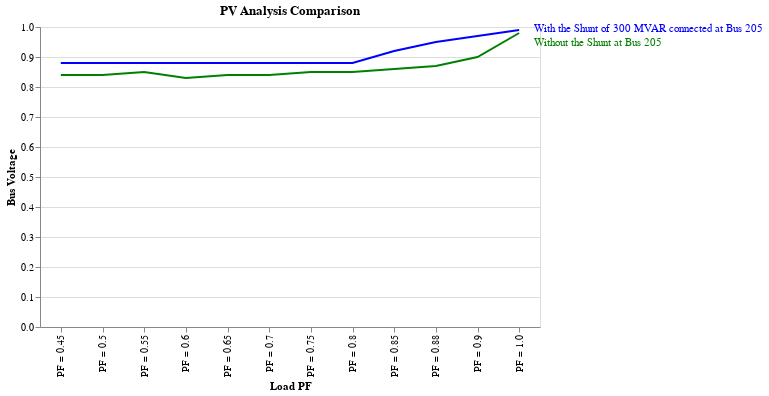

The cell this chart's notebook holds for it:
### Code cell
function_plot('Bus Voltage_x','Bus Voltage_y','Bus Voltage')

### Figure 1 — Vega-Lite specification as saved in the notebook (floating-point values rounded to 4 significant figures)
{"config": {"view": {"continuousWidth": 300, "continuousHeight": 300}}, "layer": [{"mark": {"type": "line", "color": "blue"}, "encoding": {"x": {"field": "load_PF", "title": "Load PF", "type": "nominal"}, "y": {"field": "Bus Voltage_x", "title": "Bus Voltage", "type": "quantitative"}}, "title": "PV Analysis Comparison"}, {"mark": {"type": "text", "align": "left", "color": "blue", "dx": 15, "dy": -1}, "encoding": {"text": {"condition": {"test": "(datum.load_PF === 'PF = 1.0')", "value": "With the Shunt of 300 MVAR connected at Bus 205"}, "value": ""}, "x": {"field": "load_PF", "title": "Load PF", "type": "nominal"}, "y": {"field": "Bus Voltage_x", "title": "Bus Voltage", "type": "quantitative"}}, "title": "PV Analysis Comparison"}, {"layer": [{"mark": {"type": "line", "color": "green"}, "encoding": {"x": {"field": "load_PF", "title": "Load PF", "type": "nominal"}, "y": {"field": "Bus Voltage_y", "title": "Bus Voltage", "type": "quantitative"}}}, {"mark": {"type": "text", "align": "left", "color": "green", "dx": 15, "dy": 10}, "encoding": {"text": {"condition": {"test": "(datum.load_PF === 'PF = 1.0')", "value": "Without the Shunt at Bus 205"}, "value": ""}, "x": {"field": "load_PF", "title": "Load PF", "type": "nominal"}, "y": {"field": "Bus Voltage_y", "title": "Bus Voltage", "type": "quantitative"}}}]}], "data": {"name": "data-5b2813c09dcc29f8c5754bcd1bad10f1"}, "width": 500, "$schema": "https://vega.github.io/schema/vega-lite/v5.20.1.json", "datasets": {"data-5b2813c09dcc29f8c5754bcd1bad10f1": [{"load_PF": "PF = 0.45", "Bus Voltage_x": 0.88, "Maximum Incremental Transfer_x": 500, "Load Pmax_x": 520.0, "Load Qmax_x": 1032.0, "Pgen 206 URBGEN_x": 137.0, "Qgen 206 URBGEN_x": 600.0, "Pgen 211 HYDRO_G_x": 616.2, "Qgen 211 HYDRO_G_x": 396.1, "Bus Voltage_y": 0.84, "Maximum Incremental Transfer_y": 400, "Load Pmax_y": 420.0, "Load Qmax_y": 833.5, "Pgen 206 URBGEN_y": 39.85, "Qgen 206 URBGEN_y": 600.0, "Pgen 211 HYDRO_G_y": 616.2, "Qgen 211 HYDRO_G_y": 400.0}, {"load_PF": "PF = 0.5", "Bus Voltage_x": 0.88, "Maximum Incremental Transfer_x": 570, "Load Pmax_x": 590.0, "Load Qmax_x": 1022.0, "Pgen 206 URBGEN_x": 205.5, "Qgen 206 URBGEN_x": 600.0, "Pgen 211 HYDRO_G_x": 616.2, "Qgen 211 HYDRO_G_x": 384.2, "Bus Voltage_y": 0.84, "Maximum Incremental Transfer_y": 460, "Load Pmax_y": 480.0, "Load Qmax_y": 831.4, "Pgen 206 URBGEN_y": 99.93, "Qgen 206 URBGEN_y": 600.0, "Pgen 211 HYDRO_G_y": 616.2, "Qgen 211 HYDRO_G_y": 400.0}, {"load_PF": "PF = 0.55", "Bus Voltage_x": 0.88, "Maximum Incremental Transfer_x": 650, "Load Pmax_x": 670.0, "Load Qmax_x": 1017.0, "Pgen 206 URBGEN_x": 284.3, "Qgen 206 URBGEN_x": 600.0, "Pgen 211 HYDRO_G_x": 616.2, "Qgen 211 HYDRO_G_x": 386.6, "Bus Voltage_y": 0.85, "Maximum Incremental Transfer_y": 520, "Load Pmax_y": 540.0, "Load Qmax_y": 819.7, "Pgen 206 URBGEN_y": 159.2, "Qgen 206 URBGEN_y": 600.0, "Pgen 211 HYDRO_G_y": 616.2, "Qgen 211 HYDRO_G_y": 400.0}, {"load_PF": "PF = 0.6", "Bus Voltage_x": 0.88, "Maximum Incremental Transfer_x": 740, "Load Pmax_x": 760.0, "Load Qmax_x": 1013.0, "Pgen 206 URBGEN_x": 378.9, "Qgen 206 URBGEN_x": 600.0, "Pgen 211 HYDRO_G_x": 616.2, "Qgen 211 HYDRO_G_x": 396.7, "Bus Voltage_y": 0.83, "Maximum Incremental Transfer_y": 600, "Load Pmax_y": 620.0, "Load Qmax_y": 826.5, "Pgen 206 URBGEN_y": 239.8, "Qgen 206 URBGEN_y": 600.0, "Pgen 211 HYDRO_G_y": 616.2, "Qgen 211 HYDRO_G_y": 400.0}, {"load_PF": "PF = 0.65", "Bus Voltage_x": 0.88, "Maximum Incremental Transfer_x": 830, "Load Pmax_x": 850.0, "Load Qmax_x": 993.6, "Pgen 206 URBGEN_x": 468.6, "Qgen 206 URBGEN_x": 600.0, "Pgen 211 HYDRO_G_x": 616.2, "Qgen 211 HYDRO_G_x": 381.9, "Bus Voltage_y": 0.84, "Maximum Incremental Transfer_y": 680, "Load Pmax_y": 700.0, "Load Qmax_y": 818.3, "Pgen 206 URBGEN_y": 319.1, "Qgen 206 URBGEN_y": 600.0, "Pgen 211 HYDRO_G_y": 616.2, "Qgen 211 HYDRO_G_y": 400.0}, {"load_PF": "PF = 0.7", "Bus Voltage_x": 0.88, "Maximum Incremental Transfer_x": 940, "Load Pmax_x": 960.0, "Load Qmax_x": 979.2, "Pgen 206 URBGEN_x": 576.3, "Qgen 206 URBGEN_x": 600.0, "Pgen 211 HYDRO_G_x": 616.2, "Qgen 211 HYDRO_G_x": 382.4, "Bus Voltage_y": 0.84, "Maximum Incremental Transfer_y": 770, "Load Pmax_y": 790.0, "Load Qmax_y": 805.8, "Pgen 206 URBGEN_y": 408.9, "Qgen 206 URBGEN_y": 600.0, "Pgen 211 HYDRO_G_y": 616.2, "Qgen 211 HYDRO_G_y": 400.0}, {"load_PF": "PF = 0.75", "Bus Voltage_x": 0.88, "Maximum Incremental Transfer_x": 1070, "Load Pmax_x": 1090.0, "Load Qmax_x": 960.8, "Pgen 206 URBGEN_x": 705.3, "Qgen 206 URBGEN_x": 600.0, "Pgen 211 HYDRO_G_x": 616.2, "Qgen 211 HYDRO_G_x": 395.2, "Bus Voltage_y": 0.85, "Maximum Incremental Transfer_y": 870, "Load Pmax_y": 890.0, "Load Qmax_y": 784.5, "Pgen 206 URBGEN_y": 508.9, "Qgen 206 URBGEN_y": 600.0, "Pgen 211 HYDRO_G_y": 616.2, "Qgen 211 HYDRO_G_y": 400.0}, {"load_PF": "PF = 0.8", "Bus Voltage_x": 0.88, "Maximum Incremental Transfer_x": 1210, "Load Pmax_x": 1230.0, "Load Qmax_x": 922.5, "Pgen 206 URBGEN_x": 855.0, "Qgen 206 URBGEN_x": 600.0, "Pgen 211 HYDRO_G_x": 616.2, "Qgen 211 HYDRO_G_x": 385.5, "Bus Voltage_y": 0.85, "Maximum Incremental Transfer_y": 1000, "Load Pmax_y": 1020.0, "Load Qmax_y": 765.0, "Pgen 206 URBGEN_y": 639.0, "Qgen 206 URBGEN_y": 600.0, "Pgen 211 HYDRO_G_y": 616.2, "Qgen 211 HYDRO_G_y": 400.0}, {"load_PF": "PF = 0.85", "Bus Voltage_x": 0.92, "Maximum Incremental Transfer_x": 1260, "Load Pmax_x": 1280.0, "Load Qmax_x": 793.0, "Pgen 206 URBGEN_x": 893.4, "Qgen 206 URBGEN_x": 600.0, "Pgen 211 HYDRO_G_x": 616.2, "Qgen 211 HYDRO_G_x": 171.6, "Bus Voltage_y": 0.86, "Maximum Incremental Transfer_y": 1150, "Load Pmax_y": 1170.0, "Load Qmax_y": 724.8, "Pgen 206 URBGEN_y": 789.1, "Qgen 206 URBGEN_y": 600.0, "Pgen 211 HYDRO_G_y": 616.2, "Qgen 211 HYDRO_G_y": 400.0}, {"load_PF": "PF = 0.88", "Bus Voltage_x": 0.95, "Maximum Incremental Transfer_x": 1260, "Load Pmax_x": 1280.0, "Load Qmax_x": 690.6, "Pgen 206 URBGEN_x": 892.9, "Qgen 206 URBGEN_x": 600.0, "Pgen 211 HYDRO_G_x": 616.2, "Qgen 211 HYDRO_G_x": 20.59, "Bus Voltage_y": 0.87, "Maximum Incremental Transfer_y": 1260, "Load Pmax_y": 1280.0, "Load Qmax_y": 690.6, "Pgen 206 URBGEN_y": 899.1, "Qgen 206 URBGEN_y": 600.0, "Pgen 211 HYDRO_G_y": 616.2, "Qgen 211 HYDRO_G_y": 400.0}, {"load_PF": "PF = 0.9", "Bus Voltage_x": 0.97, "Maximum Incremental Transfer_x": 1260, "Load Pmax_x": 1280.0, "Load Qmax_x": 619.5, "Pgen 206 URBGEN_x": 892.5, "Qgen 206 URBGEN_x": 600.0, "Pgen 211 HYDRO_G_x": 616.2, "Qgen 211 HYDRO_G_x": -70.6, "Bus Voltage_y": 0.9, "Maximum Incremental Transfer_y": 1260, "Load Pmax_y": 1280.0, "Load Qmax_y": 619.5, "Pgen 206 URBGEN_y": 898.8, "Qgen 206 URBGEN_y": 600.0, "Pgen 211 HYDRO_G_y": 616.2, "Qgen 211 HYDRO_G_y": 289.4}, {"load_PF": "PF = 1.0", "Bus Voltage_x": 0.99, "Maximum Incremental Transfer_x": 1260, "Load Pmax_x": 1280.0, "Load Qmax_x": 0.0, "Pgen 206 URBGEN_x": 889.0, "Qgen 206 URBGEN_x": 0.0, "Pgen 211 HYDRO_G_x": 616.2, "Qgen 211 HYDRO_G_x": -100.0, "Bus Voltage_y": 0.98, "Maximum Incremental Transfer_y": 1260, "Load Pmax_y": 1280.0, "Load Qmax_y": 0.0, "Pgen 206 URBGEN_y": 888.8, "Qgen 206 URBGEN_y": 275.5, "Pgen 211 HYDRO_G_y": 616.2, "Qgen 211 HYDRO_G_y": -100.0}]}}
